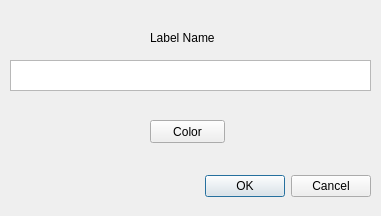
<?xml version="1.0" encoding="UTF-8"?>
<ui version="4.0">
 <class>Dialog</class>
 <widget class="QDialog" name="Dialog">
  <property name="geometry">
   <rect>
    <x>0</x>
    <y>0</y>
    <width>381</width>
    <height>216</height>
   </rect>
  </property>
  <property name="windowTitle">
   <string>Dialog</string>
  </property>
  <widget class="QDialogButtonBox" name="buttonBox">
   <property name="geometry">
    <rect>
     <x>30</x>
     <y>170</y>
     <width>341</width>
     <height>32</height>
    </rect>
   </property>
   <property name="orientation">
    <enum>Qt::Horizontal</enum>
   </property>
   <property name="standardButtons">
    <set>QDialogButtonBox::Cancel|QDialogButtonBox::Ok</set>
   </property>
  </widget>
  <widget class="QPlainTextEdit" name="plainTextEdit">
   <property name="geometry">
    <rect>
     <x>10</x>
     <y>60</y>
     <width>361</width>
     <height>31</height>
    </rect>
   </property>
  </widget>
  <widget class="QLabel" name="label">
   <property name="geometry">
    <rect>
     <x>150</x>
     <y>30</y>
     <width>71</width>
     <height>16</height>
    </rect>
   </property>
   <property name="text">
    <string>Label Name</string>
   </property>
  </widget>
  <widget class="QPushButton" name="pushButton">
   <property name="geometry">
    <rect>
     <x>150</x>
     <y>120</y>
     <width>75</width>
     <height>23</height>
    </rect>
   </property>
   <property name="text">
    <string>Color</string>
   </property>
  </widget>
 </widget>
 <resources/>
 <connections>
  <connection>
   <sender>buttonBox</sender>
   <signal>accepted()</signal>
   <receiver>Dialog</receiver>
   <slot>accept()</slot>
   <hints>
    <hint type="sourcelabel">
     <x>248</x>
     <y>254</y>
    </hint>
    <hint type="destinationlabel">
     <x>157</x>
     <y>274</y>
    </hint>
   </hints>
  </connection>
  <connection>
   <sender>buttonBox</sender>
   <signal>rejected()</signal>
   <receiver>Dialog</receiver>
   <slot>reject()</slot>
   <hints>
    <hint type="sourcelabel">
     <x>316</x>
     <y>260</y>
    </hint>
    <hint type="destinationlabel">
     <x>286</x>
     <y>274</y>
    </hint>
   </hints>
  </connection>
 </connections>
</ui>
